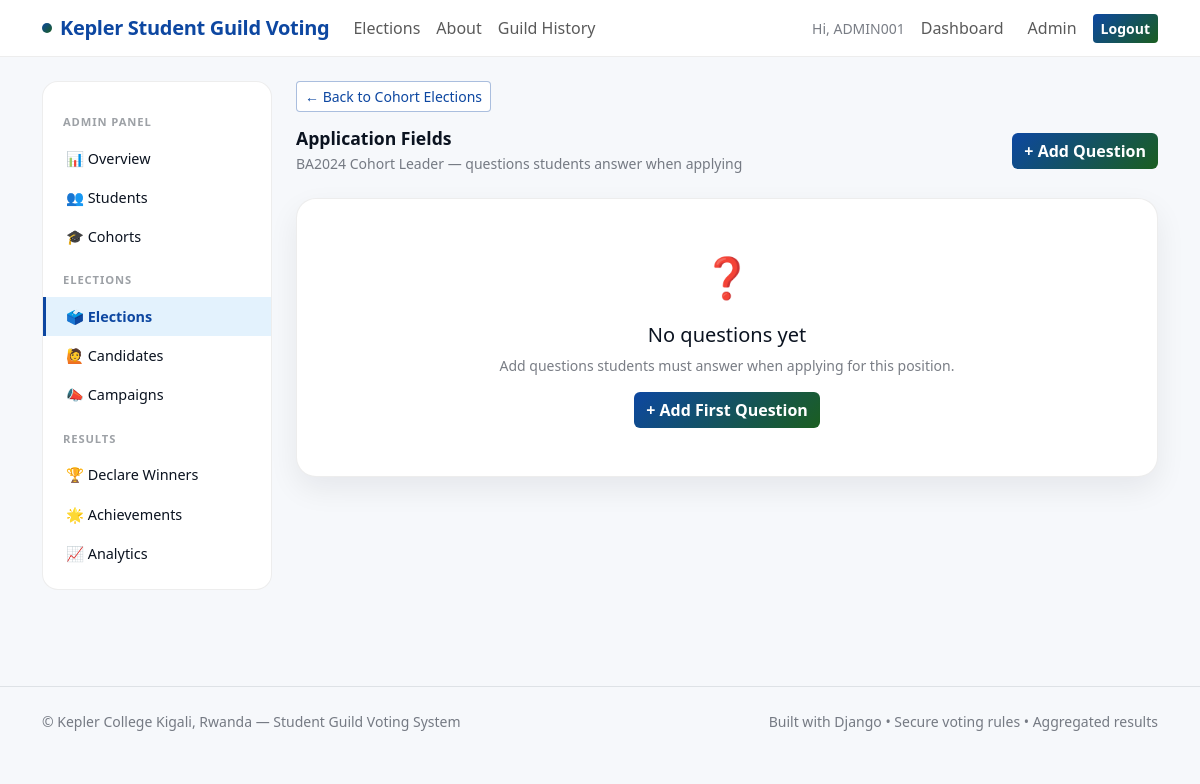
The app's page /dashboard/admin/elections/2/positions/2/fields/ (signed in) with its own data.
### apps/accounts/models.py (models this page shows, shortened)
class User(AbstractUser):
    email = models.EmailField(unique=True)
    student_id = models.CharField(max_length=20, unique=True)
    cohort = models.ForeignKey(
        Cohort,
        on_delete=models.SET_NULL,
        null=True,
        blank=True,
        related_name='students'
    )
    is_cohort_confirmed = models.BooleanField(
        default=False,
        help_text='Admin confirms the student belongs to the selected cohort'
    )
    is_email_verified = models.BooleanField(default=False)
    can_vote = models.BooleanField(default=True)

### apps/elections/models.py (models this page shows, shortened)
class Election(models.Model):
    SCOPE_ALL = 'all'
    SCOPE_COHORT = 'cohort'
    SCOPE_CHOICES = [
        (SCOPE_ALL, 'Whole College'),
        (SCOPE_COHORT, 'Specific Cohort(s) Only'),
    ]
    name = models.CharField(max_length=200)
    description = models.TextField(blank=True)
    start_at = models.DateTimeField()
    end_at = models.DateTimeField()
    is_published = models.BooleanField(default=True)
    allow_live_results = models.BooleanField(default=False)
    visibility_scope = models.CharField(
        max_length=10, choices=SCOPE_CHOICES, default=SCOPE_ALL
    )
    visible_to_cohorts = models.ManyToManyField(
        'accounts.Cohort', blank=True, related_name='visible_elections'
    )
    voting_scope = models.CharField(
        max_length=10, choices=SCOPE_CHOICES, default=SCOPE_ALL
    )
    voting_cohorts = models.ManyToManyField(
        'accounts.Cohort', blank=True, related_name='voting_elections'
    )
    created_at = models.DateTimeField(auto_now_add=True)
    class Meta:
        ordering = ['-start_at']

class Position(models.Model):
    SCOPE_ALL = 'all'
    SCOPE_COHORT = 'cohort'
    SCOPE_CHOICES = [
        (SCOPE_ALL, 'Whole College'),
        (SCOPE_COHORT, 'Specific Cohort(s) Only'),
    ]
    election = models.ForeignKey(
        Election, on_delete=models.CASCADE, related_name='positions'
    )
    title = models.CharField(max_length=120)
    description = models.TextField(blank=True)
    order = models.PositiveIntegerField(default=0)
    voting_scope = models.CharField(
        max_length=10, choices=SCOPE_CHOICES, default=SCOPE_ALL
    )
    allowed_cohorts = models.ManyToManyField(
        'accounts.Cohort', blank=True, related_name='positions'
    )
    applications_open = models.BooleanField(default=False)
    class Meta:
        ordering = ['order', 'title']
        unique_together = [('election', 'title')]

### apps/dashboard/views.py (the view)
# urls.py: path('admin/elections/<int:election_id>/positions/<int:position_id>/fields/', views.admin_position_fields, name='admin_position_fields'),
@staff_required
def admin_position_fields(request, election_id, position_id):
    election = get_object_or_404(Election, id=election_id)
    position = get_object_or_404(Position, id=position_id, election=election)
    fields = ApplicationField.objects.filter(position=position).order_by('order')
    return render(request, 'dashboard/admin_position_fields.html', {
        'election': election, 'position': position, 'fields': fields,
    })

### apps/core/context_processors.py (called while the page is built)
def kepler_branding(request):
    return {
        "KEPLER_APP_NAME": "Kepler Student Guild Voting",
        "KEPLER_LOCATION": "Kepler College Kigali, Rwanda",
    }

### apps/dashboard/permissions.py (called while the page is built)
def staff_required(view_func):
    @wraps(view_func)
    @login_required
    def _wrapped(request, *args, **kwargs):
        if not request.user.is_staff:
            messages.error(request, "Admin access required.")
            return redirect("dashboard:student")
        return view_func(request, *args, **kwargs)
    return _wrapped

### templates/dashboard/admin_position_fields.html
{% extends 'base.html' %}
{% block content %}
<div class="admin-layout">
  <div class="admin-sidebar">
    <div class="sidebar-title">Admin Panel</div>
    <a href="{% url 'dashboard:admin_overview' %}">📊 Overview</a>
    <a href="{% url 'dashboard:admin_students' %}">👥 Students</a>
    <a href="{% url 'dashboard:admin_cohorts' %}">🎓 Cohorts</a>
    <div class="sidebar-title">Elections</div>
    <a href="{% url 'dashboard:admin_elections' %}" class="active">🗳️ Elections</a>
    <a href="{% url 'dashboard:admin_candidates' %}">🙋 Candidates</a>
    <a href="{% url 'dashboard:admin_campaigns' %}">📣 Campaigns</a>
    <div class="sidebar-title">Results</div>
    <a href="{% url 'dashboard:admin_elections' %}">🏆 Declare Winners</a>
    <a href="{% url 'dashboard:admin_achievements' %}">🌟 Achievements</a>
    <a href="{% url 'dashboard:admin_analytics' %}">📈 Analytics</a>
  </div>
  <div class="admin-content">
    <div class="mb-3">
      <a href="{% url 'dashboard:admin_election_manage' election.id %}"
         class="btn btn-outline-kepler btn-sm">← Back to {{ election.name }}</a>
    </div>
    <div class="d-flex align-items-center justify-content-between mb-4">
      <div>
        <h1 class="section-title mb-1">Application Fields</h1>
        <div class="small-muted">
          {{ position.title }} — questions students answer when applying
        </div>
      </div>
      <a href="{% url 'dashboard:admin_field_create' election.id position.id %}"
         class="btn btn-kepler">+ Add Question</a>
    </div>
    {% if fields %}
    <div class="kepler-card p-0 overflow-hidden">
      <table class="table mb-0">
        <thead>
          <tr>
            <th>#</th>
            <th>Question</th>
            <th>Type</th>
            <th>Required</th>
            <th>Actions</th>
          </tr>
        </thead>
        <tbody>
          {% for field in fields %}
          <tr>
            <td class="small-muted">{{ field.order }}</td>
            <td>
              <div class="fw-600">{{ field.label }}</div>
              {% if field.help_text %}
              <div class="small-muted" style="font-size:.8rem;">{{ field.help_text }}</div>
              {% endif %}
            </td>
            <td><span class="k-pill pill-blue">{{ field.get_field_type_display }}</span></td>
            <td>
              {% if field.is_required %}
              <span class="k-pill pill-approved">Yes</span>
              {% else %}
              <span class="k-pill pill-closed">Optional</span>
              {% endif %}
            </td>
            <td>
              <div class="d-flex gap-1">
                <a href="{% url 'dashboard:admin_field_edit' election.id position.id field.id %}"
                   class="btn btn-outline-kepler btn-sm">Edit</a>
                <form method="POST"
                      action="{% url 'dashboard:admin_field_delete' election.id position.id field.id %}"
                      onsubmit="return confirm('Delete this question?')">
                  {% csrf_token %}
                  <button type="submit" class="btn btn-danger-soft btn-sm">Delete</button>
                </form>
              </div>
            </td>
          </tr>
          {% endfor %}
        </tbody>
      </table>
    </div>
    {% else %}
    <div class="kepler-card p-5 text-center">
      <div style="font-size:2.5rem;">❓</div>
      <h5 class="fw-700 mt-3">No questions yet</h5>
      <p class="small-muted">
        Add questions students must answer when applying for this position.
      </p>
      <a href="{% url 'dashboard:admin_field_create' election.id position.id %}"
         class="btn btn-kepler">+ Add First Question</a>
    </div>
    {% endif %}
  </div>
</div>
{% endblock %}

### templates/base.html (shortened to what this page needs)
<!DOCTYPE html>
<html lang="en">
<head>
  <link href="https://cdn.jsdelivr.net/npm/bootstrap@5.3.2/dist/css/bootstrap.min.css" rel="stylesheet">
  {% load static %}
  <link rel="stylesheet" href="{% static 'css/styles.css' %}">
</head>
<body>
<nav class="navbar navbar-expand-lg navbar-glass sticky-top mb-4">
  <div class="container">
    <a class="navbar-brand brand-badge" href="{% url 'core:home' %}">
      <span class="brand-dot"></span>
      Kepler Student Guild Voting
    </a>
    <div class="collapse navbar-collapse" id="navbarNav">
      <ul class="navbar-nav me-auto">
        <li class="nav-item">
          <a class="nav-link" href="{% url 'elections:elections_list' %}">Elections</a>
        </li>
        <li class="nav-item">
          <a class="nav-link" href="{% url 'core:about' %}">About</a>
        </li>
        <li class="nav-item">
          <a class="nav-link" href="{% url 'history:guild_history' %}">Guild History</a>
        </li>
      </ul>
      <ul class="navbar-nav ms-auto align-items-center gap-2">
        {% if request.user.is_authenticated %}
        <li class="nav-item">
          <span class="small-muted">Hi, {{ request.user.student_id }}</span>
        </li>
        <li class="nav-item">
          <a class="nav-link" href="{% url 'dashboard:student' %}">Dashboard</a>
        </li>
        {% if request.user.is_staff %}
        <li class="nav-item">
          <a class="nav-link" href="{% url 'dashboard:admin_overview' %}">Admin</a>
        </li>
        {% endif %}
        <li class="nav-item">
          <a href="{% url 'accounts:logout' %}"
             class="btn btn-kepler btn-sm">Logout</a>
        </li>
        {% endif %}
      </ul>
    </div>
  </div>
</nav>
<main class="container pb-5">
  {% block content %}{% endblock %}
</main>
<footer class="border-top py-4 mt-5">
  <div class="container d-flex flex-wrap justify-content-between align-items-center">
    <div class="footer">
      © Kepler College Kigali, Rwanda — Student Guild Voting System
    </div>
    <div class="footer">
      Built with Django • Secure voting rules • Aggregated results
    </div>
  </div>
</footer>
</body>
</html>

### static/css/styles.css (style rules this page uses)
:root { --kepler-green: #1b5e20; --kepler-green-mid: #2e7d32; --kepler-green-light: #e8f5e9; --kepler-blue: #0d47a1; --kepler-blue-mid: #1565c0; --kepler-blue-light: #e3f2fd; --kepler-white: #ffffff; --kepler-dark: #0b1320; --kepler-gray: #f6f8fb; --kepler-border: rgba(0,0,0,0.07); --kepler-shadow: 0 12px 30px rgba(11,19,32,0.07); }
body { background: var(--kepler-gray); color: var(--kepler-dark); font-family: 'Segoe UI', system-ui, sans-serif; }
.navbar-glass { background: rgba(255,255,255,0.92); backdrop-filter: blur(12px); border-bottom: 1px solid var(--kepler-border); }
.brand-badge { display: inline-flex; align-items: center; gap: .5rem; font-weight: 800; color: var(--kepler-blue); letter-spacing: -.3px; }
.brand-dot { width: 10px; height: 10px; border-radius: 999px; background: linear-gradient(135deg, var(--kepler-blue), var(--kepler-green)); display: inline-block; }
.kepler-card { border: 1px solid var(--kepler-border); border-radius: 1.25rem; box-shadow: var(--kepler-shadow); background: var(--kepler-white); }
.btn-kepler { background: linear-gradient(135deg, var(--kepler-blue), var(--kepler-green)); color: #fff; border: 0; font-weight: 600; }
.btn-outline-kepler { border: 1.5px solid rgba(13,71,161,0.35); color: var(--kepler-blue); background: white; font-weight: 500; }
.admin-layout { display: flex; gap: 1.5rem; align-items: flex-start; }
.admin-sidebar { width: 230px; flex-shrink: 0; background: white; border-radius: 1rem; border: 1px solid var(--kepler-border); padding: 1rem 0; position: sticky; top: 80px; }
.admin-sidebar .sidebar-title { font-size: .7rem; font-weight: 700; letter-spacing: .08em; text-transform: uppercase; color: rgba(11,19,32,0.4); padding: .5rem 1.25rem; margin-top: .5rem; }
.admin-sidebar a { display: flex; align-items: center; gap: .6rem; padding: .55rem 1.25rem; color: var(--kepler-dark); text-decoration: none; font-size: .9rem; border-left: 3px solid transparent; transition: all .15s; }
.admin-sidebar a.active { background: var(--kepler-blue-light); color: var(--kepler-blue); border-left-color: var(--kepler-blue); font-weight: 600; }
.admin-content { flex: 1; min-width: 0; }
.small-muted { color: rgba(11,19,32,0.55); font-size: .875rem; }
.section-title { font-weight: 800; font-size: 1.1rem; color: var(--kepler-dark); }
.footer { color: rgba(11,19,32,0.55); font-size: .875rem; }

### records on screen
User: user.student_id "ADMIN001"
Election: name "Cohort Elections"
Position: title "BA2024 Cohort Leader"
